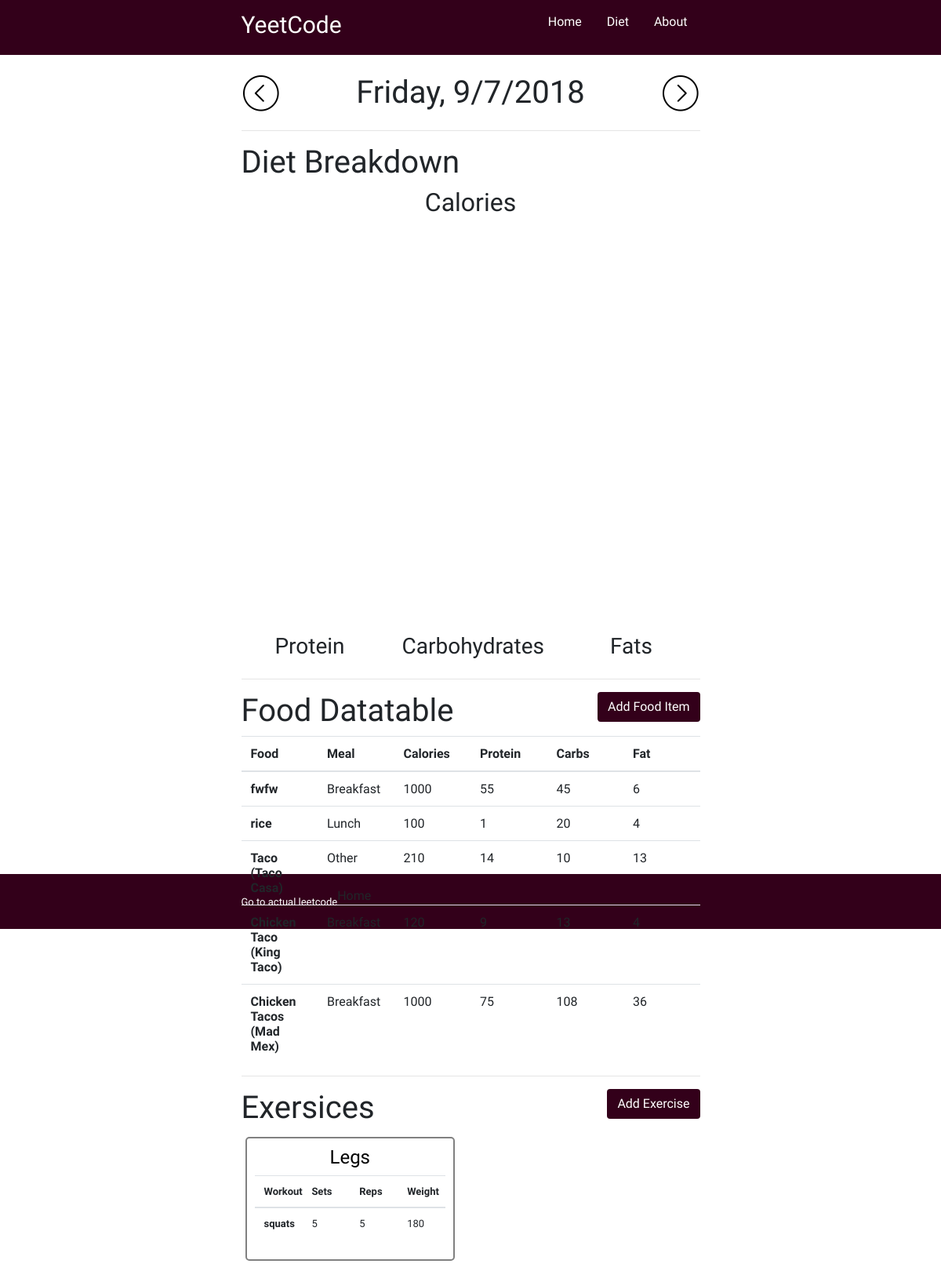
Screenshot of /diet/2018/9/7 with the database file from the repository.
### diet/models.py (models this page shows)
class NutritionDay(models.Model):
    month = models.ForeignKey(NutritionMonth, on_delete=models.CASCADE)
    day_slug = models.TextField(default="00-00-00")
    weekday = models.TextField(default="Sunday", choices=[(w,w) for w in WEEK_MAP])
    cur_date = models.DateField()
    calories = models.IntegerField(null=True)
    carbs = models.IntegerField(null=True)
    protein = models.IntegerField(null=True)
    fat = models.IntegerField(null=True)
    weight = models.IntegerField(null=True)

class NutritionMonth(models.Model):
    year = models.IntegerField()
    month = models.TextField(default="January", choices=[(m,m) for m in MONTH_MAP])
    month_num = models.IntegerField(default=1, choices=[(d, d) for d in range(1, 13)])
    month_slug = models.TextField(default="00-00")

class FoodItem(models.Model):
    day = models.ForeignKey(NutritionDay, on_delete=models.CASCADE)
    name = models.TextField(default="N/A")
    type = models.TextField(default="Snack", choices=[(m,m) for m in MEALS])
    calories = models.IntegerField(default=0)
    carbs = models.IntegerField(default=0)
    protein = models.IntegerField(default=0)
    fat = models.IntegerField(default=0)

class ExerciseItem(models.Model):
    day = models.ForeignKey(NutritionDay, on_delete=models.CASCADE)
    name = models.TextField(default="N/A")
    type = models.TextField(default="Push", choices=[(e,e) for e in EXERCISES])
    reps = models.IntegerField(default=0)
    sets = models.IntegerField(default=0)
    weight = models.IntegerField(default=0)
    time = models.IntegerField(default=0)

### diet/views.py (the view)
# urls.py: path('<int:year>/<int:month>/<int:day>', views.day_view, name='day_view'),
def day_view(request, year, month, day):
    _slug = "%d-%d-%d" % (year, month, day)
    cur_day = NutritionDay.objects.get(day_slug=_slug)
    day_items = FoodItem.objects.filter(day=cur_day)
    pastel_len = len(PASTEL_COLORS)
    pastel_array = list(PASTEL_COLORS.values())
    pastel_colors = json.dumps({x:{'color': pastel_array[pastel_len-1-x]} for x in range(0, pastel_len)})
    calories_array = [['Name', 'Calories']]
    carbs_array = [['Name', 'Carbs']]
    protein_array = [['Name', 'Protein']]
    fat_array = [['Name', 'Fat']]
    for item in day_items:
        calories_array.append([item.name, item.calories])
        carbs_array.append([item.name, item.carbs])
        protein_array.append([item.name, item.protein])
        fat_array.append([item.name, item.fat])
    calories_data = json.dumps({'calories_data': calories_array}).replace("'", "")
    carbs_data = json.dumps({'carbs_data': carbs_array}).replace("'", "")
    protein_data = json.dumps({'protein_data': protein_array}).replace("'", "")
    fat_data = json.dumps({'fat_data': fat_array}).replace("'", "")
    context = {'day': cur_day,
               'prev_day': get_day_offset(year, month, day, -1),
               'next_day': get_day_offset(year, month, day, 1),
               'calories_data': calories_data,
               'carbs_data': carbs_data,
               'protein_data': protein_data,
               'fat_data': fat_data,
               'pastel_colors': pastel_colors,
               'day_items': day_items,
               'push_exercise': ExerciseItem.objects.filter(day=cur_day).filter(type="Push"),
               'pull_exercise': ExerciseItem.objects.filter(day=cur_day).filter(type="Pull"),
               'legs_exercise': ExerciseItem.objects.filter(day=cur_day).filter(type="Legs"),
               'cardio_exercise': ExerciseItem.objects.filter(day=cur_day).filter(type="Cardio"),
               'food_form': FoodForm(),
               'exercise_form': ExerciseForm(),
               'search_form': SearchForm(),
               'recent': FoodItem.objects.all().order_by('-id')[:3]}
    return render(request, 'day_details.html', context)

### diet/helper.py (called while the page is built)
def get_day_offset(year, month, day, delta):
    prev_date = date(year, month, day) + timedelta(days=delta)
    if len(NutritionMonth.objects.filter(year=year).filter(month=MONTH_MAP[month-1])) > 0:
        cur_month = NutritionMonth.objects.filter(year=year).get(month=MONTH_MAP[month-1])
    else:
        cur_month = NutritionMonth(year=year, month=MONTH_MAP[month-1], month_num=month, month_slug="%d-%d" % (year, month))
        cur_month.save()
    _slug = "%d-%d-%d" % (year, month, day)
    if len(NutritionDay.objects.filter(day_slug=_slug)) > 0:
        cur_day = NutritionDay.objects.get(day_slug=_slug)
    else:
        cur_day = NutritionDay(month=month, cur_date=date(year, month, day), weekday=WEEK_MAP[prev_date.timetuple().tm_wday], day_slug=_slug)
        cur_day.save()
    return (prev_date.year, prev_date.month, prev_date.day)

### diet/templates/day_details.html (shortened to what this page needs)
{% extends 'base.html' %}
{% load static %}
{% load widget_tweaks %}
{% block extra_head %}
<link rel="stylesheet" type="text/css" href="{% static 'diet.css' %}">
{% endblock %}
{% block content %}
<div class="row">
  <div class="col-md-3"></div>
  <div class="col-md-6">
    <br>
    <div class="row">
      <div class="col-md-2">
        <a href="{% url 'day_view' prev_day.0 prev_day.1 prev_day.2 %}" class="align-bottom" style="float:left;"><img src="{% static 'diet/left-arrow.png' %}" alt="left_arrow"></a>
      </div>
      <div class="col-md-8">
        <h1 style="text-align:center;font-family:Galada;">{{ day.weekday }}, {{ day.month.month_num }}/{{ day.cur_date.day }}/{{ day.cur_date.year }}</h1>
      </div>
      <div class="col-md-2">
        <a href="{% url 'day_view' next_day.0 next_day.1 next_day.2 %}" class="align-bottom" style="float:right;"><img src="{% static 'diet/right-arrow.png' %}" alt="right_arrow"></a>
      </div>
    </div>
    <hr>
    <h1>Diet Breakdown</h1>
    <h2 style="text-align:center;">Calories</h2>
    <div id="calories-donut" style="width: 100%; height: 50%"></div>
    <div class="row">
      <div class="col-md-4">
        <h3 style="text-align:center;align:center;">Protein</h3>
        <div id="protein-donut" style="align:center; width:100%; height:40%"></div>
      </div>
      <div class="col-md-4">
        <h3 style="text-align:center;align:center;">Carbohydrates</h3>
        <div id="carb-donut" style="align:center; width:100%; height:40%"></div>
      </div>
      <div class="col-md-4">
        <h3 style="text-align:center;align:center;">Fats</h3>
        <div id="fat-donut" style="align:center; width:100%; height:40%"></div>
      </div>
    </div>
    <hr>
    <div class="row">
      <div class="col-md-6">
        <h1>Food Datatable</h1>
      </div>
      <div class="col-md-6">
        <button type="button" class="btn float-right" data-toggle="modal" data-target=".add-food-modal" style="background-color:#33001a;color:white;">Add Food Item</button>
      </div>
    </div>
    <table class="table" style="width: 100%">
      <thead>
        <tr>
          <th scope="col">Food</th>
          <th scope="col">Meal</th>
          <th scope="col">Calories</th>
          <th scope="col">Protein</th>
          <th scope="col">Carbs</th>
          <th scope="col">Fat</th>
        </tr>
      </thead>
      <tbody>
        {% for item in day_items %}
        <tr>
          <th scope="row">{{ item.name }}</th>
          <td>{{ item.type }}</td>
          <td>{{ item.calories }}</td>
          <td>{{ item.protein }}</td>
          <td>{{ item.carbs }}</td>
          <td>{{ item.fat }}</td>
        </tr>
        {% endfor %}
      </tbody>
    </table>
    <hr>
    <div class="row">
      <div class="col-md-6">
        <h1>Exersices</h1>
      </div>
      <div class="col-md-6">
        <button type="button" class="btn float-right" data-toggle="modal" data-target=".add-exercise" style="background-color:#33001a;color:white;">Add Exercise</button>
      </div>
    </div>
  <div class="row">
    {% if legs_exercise|length != 0 %}
      <div class="col-md-6">
        <div class="content-card">
          <h4 style="text-align:center;">Legs</h4>
          <table class="table" style="width: 100%; font-size: small">
            <thead>
              <tr>
                <th scope="col">Workout</th>
                <th scope="col">Sets</th>
                <th scope="col">Reps</th>
                <th scope="col">Weight</th>
              </tr>
            </thead>
            <tbody>
              {% for e in legs_exercise %}
                <tr>
                  <th scope="row">{{ e.name }}</th>
                  <td>{{ e.sets }}</td>
                  <td>{{ e.reps }}</td>
                  <td>{{ e.weight }}</td>
                </tr>
              {% endfor %}
            </tbody>
          </table>
        </div>
      </div>
    {% endif %}
    </div>
    <br>
  </div>
  <div class="col-md-3"></div>
</div>
{% endblock %}

### application/static/base.css (style rules this page uses)
body { margin: 0; font-family: Questrial; }

### diet/static/diet.css (style rules this page uses)
.content-card { color: black; padding: 10px; border:2px solid grey; border-radius: 5px; margin: 5px; text-align: center; }
table { table-layout: fixed; }

### rows the page displays
NutritionDay: weekday "Friday", month.month_num "9", cur_date.day "7", cur_date.year "2018"
FoodItem: name "fwfw", type "Breakfast", calories "1000", protein "55", carbs "45", fat "6"
FoodItem: name "rice", type "Lunch", calories "100", protein "1", carbs "20", fat "4"
FoodItem: name "Taco (Taco Casa)", type "Other", calories "210", protein "14", carbs "10", fat "13"
FoodItem: name "Chicken Taco (King Taco)"
FoodItem: name "Chicken Tacos (Mad Mex)", type "Breakfast", calories "1000", protein "75", carbs "108", fat "36"
ExerciseItem: name "squats", sets "5", reps "5", weight "180"
